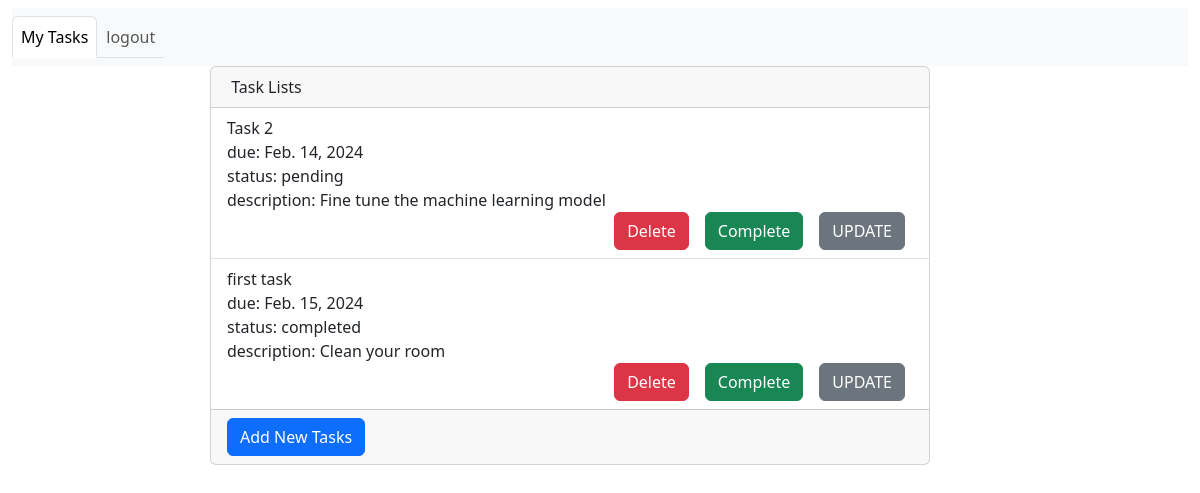
/myTasks/ (signed in), run on an earlier commit of the app's database.
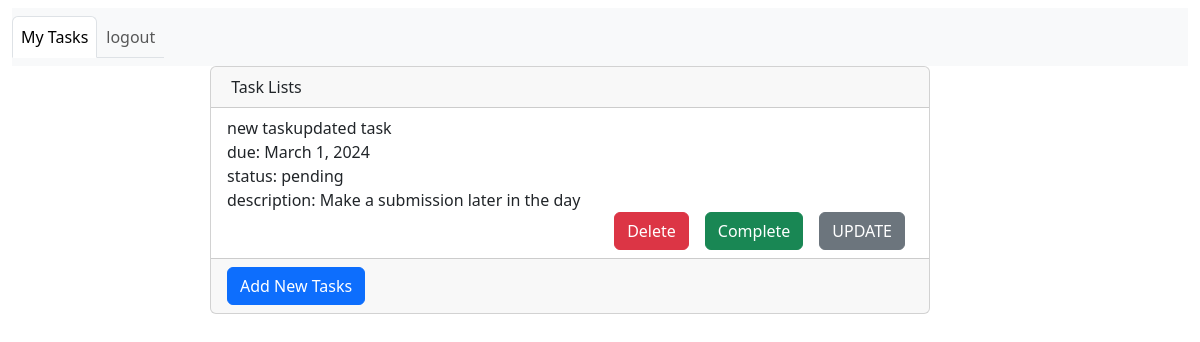
And on a later commit of the database.
### tasks/models.py (models this page shows)
class Task(models.Model):
    title = models.CharField(max_length=15)
    description = models.TextField(null=True, blank=True)
    due_date = models.DateField()
    status = models.CharField(max_length=15, choices=StatusChoices.choices, default = "pending" )
    user = models.ForeignKey(User, on_delete=models.CASCADE, blank=True, null=True)
    class Meta:
        ordering = ["-status", "-due_date"]

### tasks/views.py (the view)
# urls.py: path("myTasks/", my_task, name="task_route"),
@login_required
def my_task(request):
    user = request.user
    if user.is_authenticated:
        tasks = Task.objects.filter(user=user)
        return render(request, "my_tasks.html", {
            "tasks":tasks
        })

### templates/my_tasks.html (shortened to what this page needs)
{% extends "base.html"%}
{% block content %}
<div class="row d-flex justify-content-center container">
    <div class="col-md-8">
      <div class="card-hover-shadow-2x mb-3 card">
        <div class="card-header-tab card-header">
          <div class="card-header-title font-size-lg text-capitalize font-weight-normal">&nbsp;Task Lists</div>
        </div>
        <div class="scroll-area-sm">
          <perfect-scrollbar class="ps-show-limits">
            <div style="position: static;" class="ps ps--active-y">
              <div class="ps-content">
                <ul class=" list-group list-group-flush">
                  {% for task in tasks %}
                    <li class="list-group-item">
                        <div class="widget-content p-0">
                          <div class="widget-content-wrapper">
                            <div class="widget-content-left flex2">
                              <div class="widget-heading">{{task.title }}</div>
                              <div class="widget-subheading">due: {{task.due_date}}</div>
                              <div class="widget-subheading">status: {{task.status}}</div>
                              <div class="widget-subheading">description: {{task.description}}</div>
                            </div>
                              <ul class="nav justify-content-end">
                                <li class="nav-item mx-2">
                                  <a href="{% url 'delete_task' task.id %}" class="btn btn-danger"> Delete </a>
                                </li>
                                <li class="nav-item mx-2">
                                  <a href="{% url 'completed' task.id %}" class="btn btn-success"> Complete </a>
                                </li>
                                <li class="nav-item mx-2">
                                  <a href= "{% url 'spec_task' task.id%}" class="btn btn-secondary"> UPDATE </a>
                                </li>
                              </ul>
                          </div>
                        </div>
                    </li>
                  {% empty %}
                  <h1> No tasks available </h1>
                  {% endfor %}
                </ul>
              </div>
            </div>
          </perfect-scrollbar>
        </div>
        <div class="d-block text-right card-footer">
          <a href="{% url 'upload_task' %}" class="btn btn-primary"> Add New Tasks</a>
      </div>
    </div>
</div>
{% endblock %}

### templates/base.html (shortened to what this page needs)
<!DOCTYPE html>
<html lang="en">
<head>
    <link href="https://cdn.jsdelivr.net/npm/bootstrap@5.3.2/dist/css/bootstrap.min.css" rel="stylesheet">
</head>
<body>
    <div class="container-fluid pt-2">
        <nav class="navbar navbar-expand-sm bg-light">
                <ul class="navbar-nav nav nav-tabs">
                    {% if user.is_authenticated %}
                        <li class="nav-item">
                            <a class="nav-link active" href="{% url 'task_route'%}" >My Tasks</a>
                        </li>
                        <li class="nav-item">
                            <a class="nav-link" href="{% url 'logout'%}">logout</a>
                        </li>
                    {% endif %}
                </ul>
        </nav>
        <div class="px-6 py-6">
            {% block content%}
            {% endblock %}
        </div>
    </div>
</body>
</html>

What changed in the data, as far as the page shows it:
removed Task: title "Task 2", due_date "Feb. 14, 2024", status "pending", description "Fine tune the machine learning model"
removed Task: title "first task", due_date "Feb. 15, 2024", status "completed", description "Clean your room"
added Task: title "new taskupdated task", due_date "March 1, 2024", status "pending", description "Make a submission later in the day"
